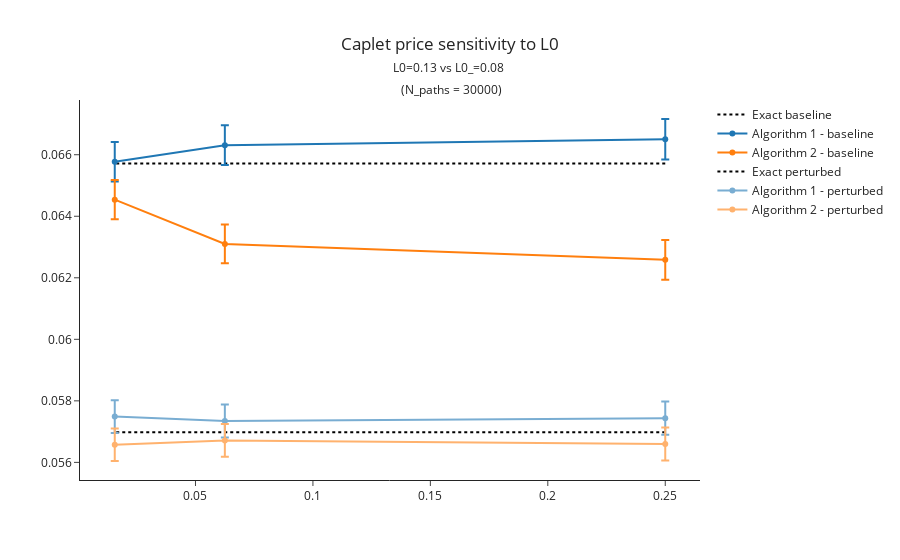

Notebook source saved alongside this figure:
### Code cell
# Prepare figure
fig = go.Figure()

###### Baselines
fig.add_trace(go.Scatter(
    x=[d['h'] for d in results_algo1],   # or use a combined h-list like [0.25,0.125,0.0625]
    y=[exact]*len(results_algo1),
    mode='lines',
    line=dict(dash='dot', color='black'),
    name='Exact baseline'
))

fig.add_trace(go.Scatter(
    x=[d['h'] for d in results_algo1],
    y=[d['Price'] for d in results_algo1],
    mode='lines+markers',
    error_y=dict(type='data', array=[d['CI'] for d in results_algo1], visible=True),
    line=dict(color=blue_hex),
    marker=dict(color=blue_hex),
    name='Algorithm 1 - baseline'
))

fig.add_trace(go.Scatter(
    x=[d['h'] for d in results_algo2],
    y=[d['Price'] for d in results_algo2],
    mode='lines+markers',
    error_y=dict(type='data', array=[d['CI'] for d in results_algo2], visible=True),
    line=dict(color=orange_hex),
    marker=dict(color=orange_hex),
    name='Algorithm 2 - baseline'
))

###### Perturbed

fig.add_trace(go.Scatter(
    x=[d['h'] for d in results_algo1_],   # or use a combined h-list like [0.25,0.125,0.0625]
    y=[exact_]*len(results_algo1_),
    mode='lines',
    line=dict(dash='dot', color='black'),
    name='Exact perturbed'
))

fig.add_trace(go.Scatter(
    x=[d['h'] for d in results_algo1_],
    y=[d['Price'] for d in results_algo1_],
    mode='lines+markers',
    error_y=dict(type='data', array=[d['CI'] for d in results_algo1_], visible=True),
    line=dict(color=blue_pastel_hex),
    marker=dict(color=blue_pastel_hex),
    name='Algorithm 1 - perturbed'
))

fig.add_trace(go.Scatter(
    x=[d['h'] for d in results_algo2_],
    y=[d['Price'] for d in results_algo2_],
    mode='lines+markers',
    error_y=dict(type='data', array=[d['CI'] for d in results_algo2_], visible=True),
    line=dict(color=orange_pastel_hex),
    marker=dict(color=orange_pastel_hex),
    name='Algorithm 2 - perturbed'
))


###### General layout

fig.update_layout(
    template="simple_white",
    title={
        "text": (
            # main title in default size:
            "Caplet price sensitivity to L0<br>"
            # parameters in a smaller span (e.g. 12px):
            f"<span style='font-size:12px;'>"
            f"L0={L0} vs L0_={L0_} <br> (N_paths = {N_paths})"
            "</span>"
        ),
        "x": 0.5,
        "xanchor": "center"
    }
)

fig.show()

### Figure 1 — Plotly figure (JSON) as saved in the notebook; plotly's stock layout.template omitted (floating-point values rounded to 4 significant figures)
{"data": [{"line": {"color": "black", "dash": "dot"}, "mode": "lines", "name": "Exact baseline", "type": "scatter", "x": [0.25, 0.0625, 0.01562], "y": [0.06571, 0.06571, 0.06571]}, {"error_y": {"array": [0.0006563, 0.0006463, 0.0006414], "type": "data", "visible": true}, "line": {"color": "#1f77b4"}, "marker": {"color": "#1f77b4"}, "mode": "lines+markers", "name": "Algorithm 1 - baseline", "type": "scatter", "x": [0.25, 0.0625, 0.01562], "y": [0.0665, 0.06631, 0.06577]}, {"error_y": {"array": [0.0006444, 0.000631, 0.000638], "type": "data", "visible": true}, "line": {"color": "#ff7f0e"}, "marker": {"color": "#ff7f0e"}, "mode": "lines+markers", "name": "Algorithm 2 - baseline", "type": "scatter", "x": [0.25, 0.0625, 0.01562], "y": [0.06258, 0.0631, 0.06454]}, {"line": {"color": "black", "dash": "dot"}, "mode": "lines", "name": "Exact perturbed", "type": "scatter", "x": [0.25, 0.0625, 0.01562], "y": [0.05698, 0.05698, 0.05698]}, {"error_y": {"array": [0.0005418, 0.0005368, 0.0005347], "type": "data", "visible": true}, "line": {"color": "#79add2"}, "marker": {"color": "#79add2"}, "mode": "lines+markers", "name": "Algorithm 1 - perturbed", "type": "scatter", "x": [0.25, 0.0625, 0.01562], "y": [0.05744, 0.05735, 0.05749]}, {"error_y": {"array": [0.0005357, 0.0005316, 0.0005293], "type": "data", "visible": true}, "line": {"color": "#ffb26e"}, "marker": {"color": "#ffb26e"}, "mode": "lines+markers", "name": "Algorithm 2 - perturbed", "type": "scatter", "x": [0.25, 0.0625, 0.01562], "y": [0.0566, 0.05671, 0.05657]}], "layout": {"title": {"text": "Caplet price sensitivity to L0<br><span style='font-size:12px;'>L0=0.13 vs L0_=0.08 <br> (N_paths = 30000)</span>", "x": 0.5, "xanchor": "center"}}}
